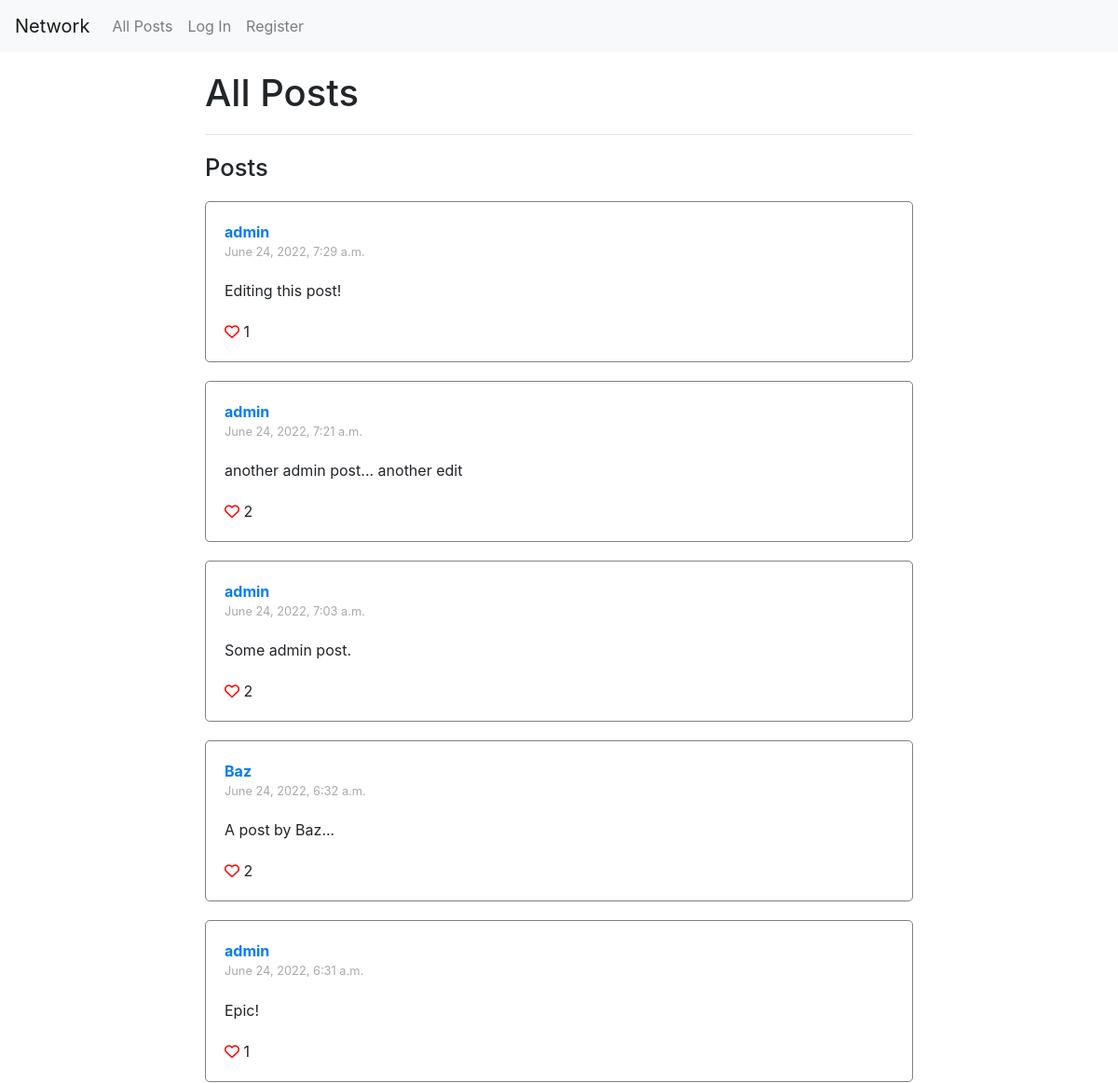
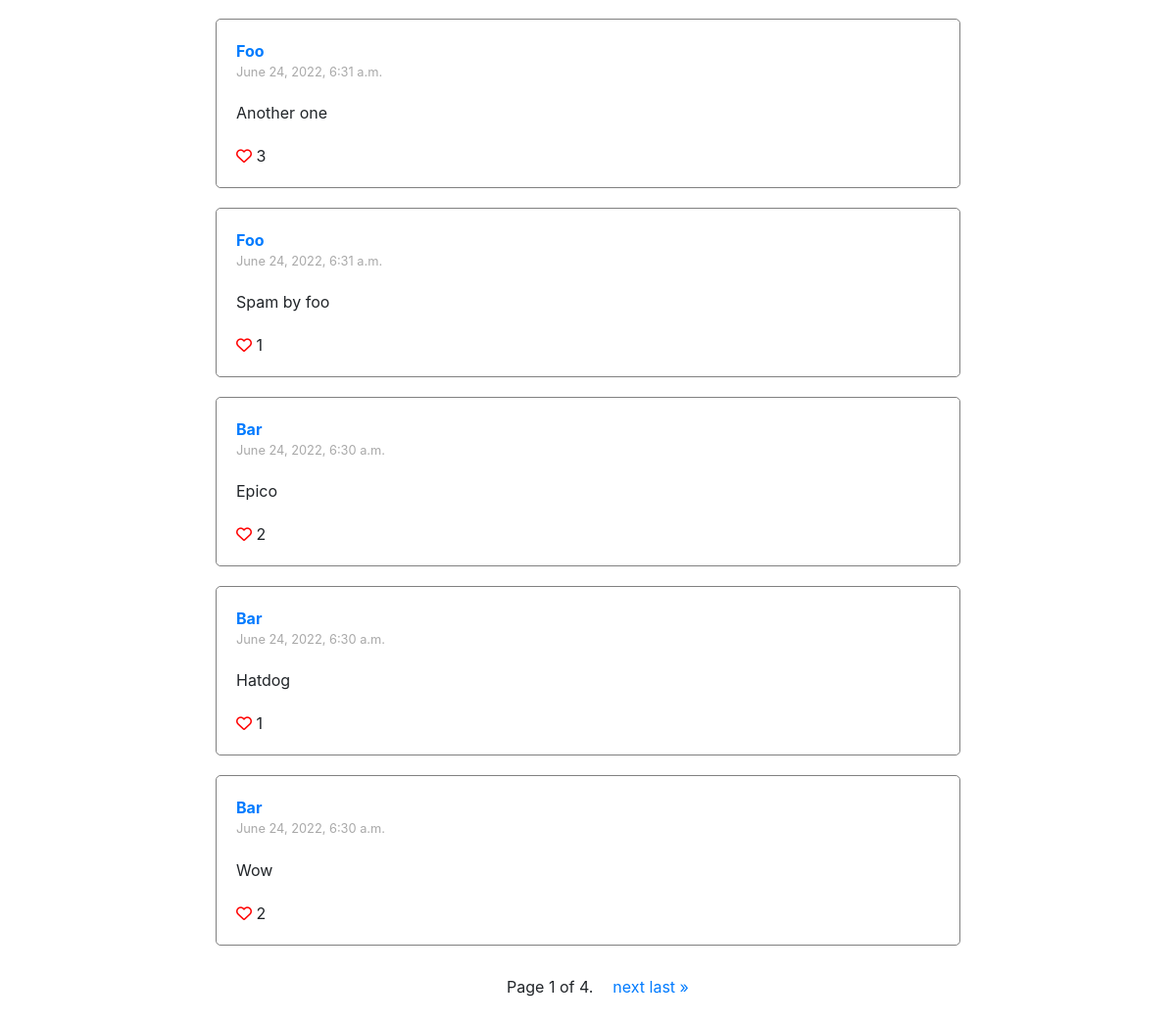
The page / on the database its author committed (2 pictures, top to bottom).
### network/models.py (models this page shows, shortened)
class Post(models.Model):
    user = models.ForeignKey(User, on_delete=models.CASCADE, related_name="posts")
    timestamp = models.DateTimeField(auto_now_add=True)
    text = models.CharField(max_length=140)
    likes = models.ManyToManyField(User, related_name="likes")

class User(AbstractUser):
    followers = models.ManyToManyField(
        "self", symmetrical=False, related_name="following"
    )

### network/views.py (the view, shortened to what this page needs)
# urls.py: path("", views.index, name="index"),
def index(request):
    posts = Post.objects.all().order_by("-timestamp")
    paginator = Paginator(posts, 10)  # Show 10 posts per page.
    page_number = request.GET.get("page")
    page_obj = paginator.get_page(page_number)
    return render(
        request, "network/index.html", {"form": PostForm(), "page_obj": page_obj}
    )

### network/templates/network/index.html (shortened to what this page needs)
{% extends 'network/posts.html' %}
{% load crispy_forms_tags %}
{% load static %}
{% block body %}
    <h1>All Posts</h1>
    <hr class="divider">
{% endblock %}

### network/templates/network/posts.html (shortened to what this page needs)
{% extends 'network/layout.html' %}
{% load static %}
{% block posts %}
    <div id="posts-container">
        <h1 id="hdr-posts-container">Posts</h1>
        {% for post in page_obj %}
            <div class="post">
                <div class="post-user">
                    <a href={% url 'profile' post.user.username %}>{{ post.user }}</a>
                </div>
                <div class='timestamp'>{{post.timestamp}}</div>
                <div class="post-content" id="post-{{post.id}}-content">
                    {{ post.text }}
                </div>
                <div class="like-container" id="like-container-post-{{post.id}}">
                    {% if user.is_authenticated %}
                        {% if user not in post.likes.all %}
                            <i data-post="{{post.id}}" class="btn-like-toggle far fa-heart"></i>
                        {% else %}
                            <i data-post="{{post.id}}" class="btn-like-toggle fas fa-heart"></i>
                        {% endif %}
                    {% else %}
                        <a href="{% url 'login' %}"><i class="far fa-heart"></i></a>
                    {% endif %}
                    <span id="post-{{post.id}}-likes">{{ post.likes.count }}</span>
                </div>
            </div>
        {% empty %}
            <div class="post">There are no posts yet.</div>
        {% endfor%}
        <div class="pagination">
            <div class="step-links">
                <div class="current">
                    Page {{ page_obj.number }} of {{ page_obj.paginator.num_pages }}.
                </div>
                <div class="next">
                    {% if page_obj.has_next %}
                        <a href="?page={{ page_obj.next_page_number }}">next</a>
                        <a href="?page={{ page_obj.paginator.num_pages }}">last &raquo;</a>
                    {% endif %}
                </div>
            </div>
        </div>
    </div>
{% endblock %}

### network/static/network/styles.css (style rules this page uses)
* { box-sizing: border-box; padding: 0; margin: 0; }
.divider { margin-top: 20px; }
#hdr-posts-container { font-size: 1.6rem; margin-top: 20px; }
.post { border: 1px solid gray; border-radius: 5px; padding: 20px; margin-top: 20px; overflow: hidden; }
.post-user { font-weight: bold; }
.timestamp { font-size: 0.8rem; color: darkgray; }
.post-content { margin-top: 20px; }
.like-container { margin-top: 20px; }
.fa-heart { color: red; }
.pagination { display: flex; justify-content: center; margin: 30px 0; }
.step-links { display: flex; justify-content: space-evenly; }
.current { margin: 0 20px; }

### rows shown on the page
Post: user "admin", timestamp "June 24, 2022, 7:29 a.m.", text "Editing this post!", likes.count "1"
Post: user "admin", timestamp "June 24, 2022, 7:21 a.m.", text "another admin post... another edit", likes.count "2"
Post: user "admin", timestamp "June 24, 2022, 7:03 a.m.", text "Some admin post.", likes.count "2"
Post: user "Baz", timestamp "June 24, 2022, 6:32 a.m.", text "A post by Baz...", likes.count "2"
Post: user "admin", timestamp "June 24, 2022, 6:31 a.m.", text "Epic!", likes.count "1"
Post: user "Foo", timestamp "June 24, 2022, 6:31 a.m.", text "Another one", likes.count "3"
Post: user "Foo", timestamp "June 24, 2022, 6:31 a.m.", text "Spam by foo", likes.count "1"
Post: user "Bar", timestamp "June 24, 2022, 6:30 a.m.", text "Epico", likes.count "2"
Post: user "Bar", timestamp "June 24, 2022, 6:30 a.m.", text "Hatdog", likes.count "1"
Post: user "Bar", timestamp "June 24, 2022, 6:30 a.m.", text "Wow", likes.count "2"

### other values the page prints
{{ page_obj.number }} "1"
{{ page_obj.paginator.num_pages }} "4"
